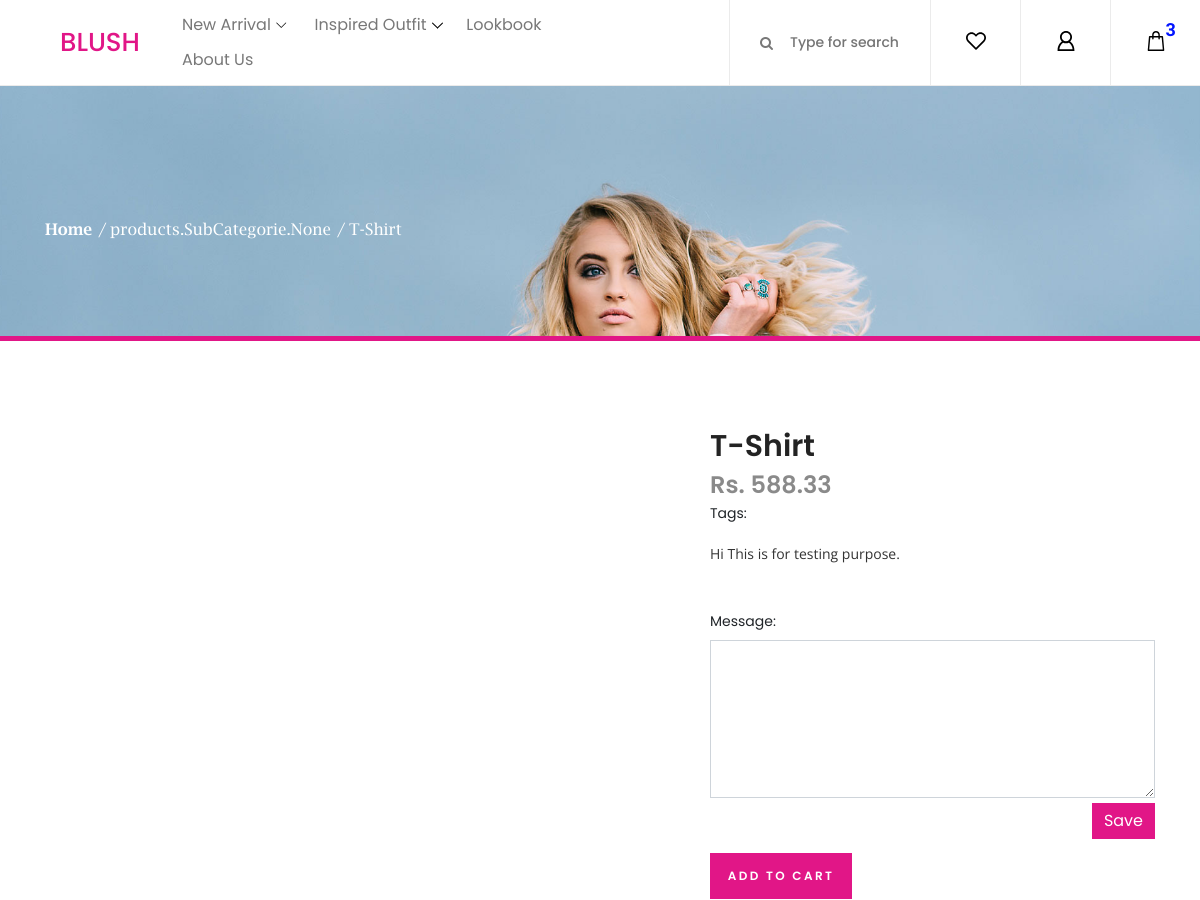
The page /products/1/ (upper part) on the database as committed earlier.
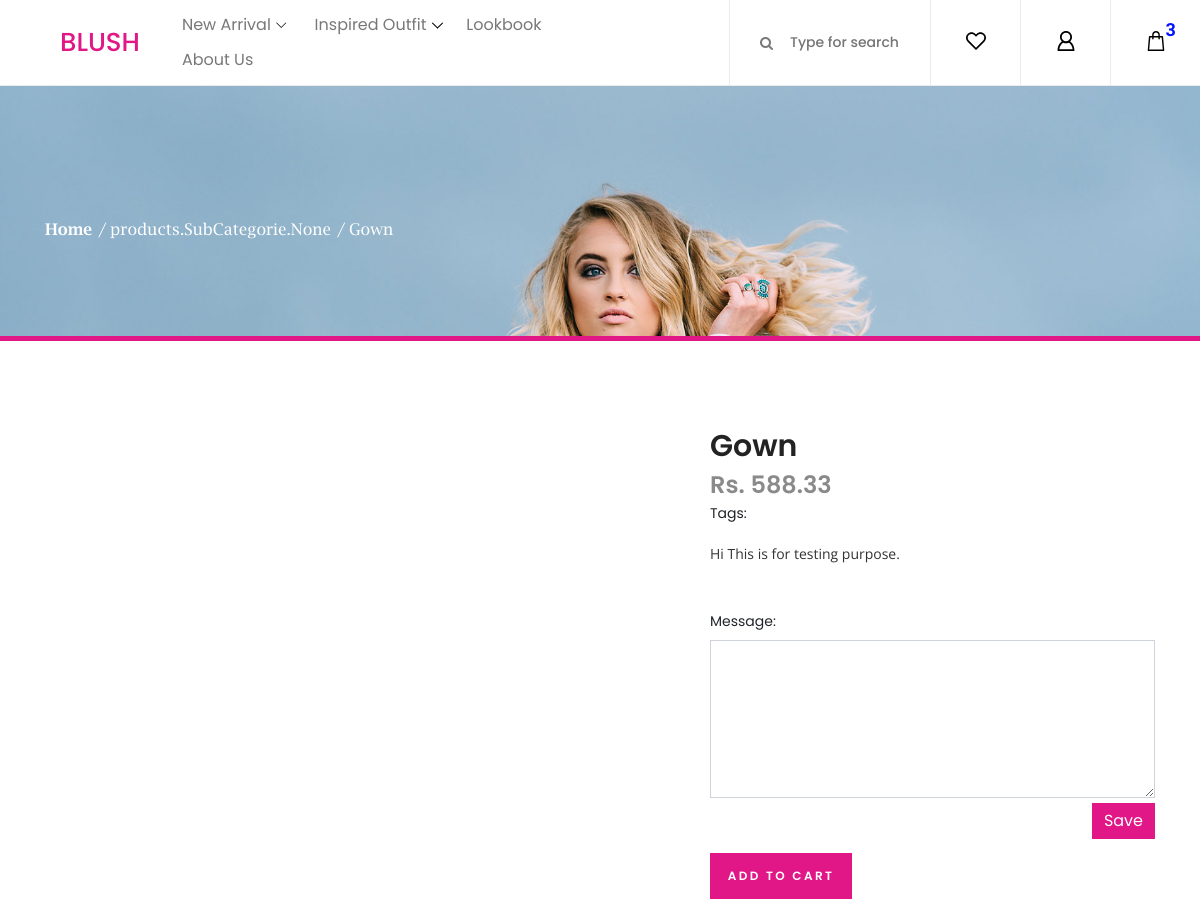
The same page on the database as committed later.
### products/models.py (models this page shows, shortened)
class Products(models.Model):
    title       = models.CharField(max_length=150)
    slug        = models.SlugField(blank=True, unique=True)
    description = models.TextField()
    price       = models.DecimalField(decimal_places=2, max_digits=20, null=True)
    image       = models.ImageField(upload_to=upload_image_path, null=True, blank=True)
    image1       = models.ImageField(upload_to=upload_image_path, null=True, blank=True)
    image2       = models.ImageField(upload_to=upload_image_path, null=True, blank=True)
    category    = models.ManyToManyField(SubCategorie)
    tags        = models.ManyToManyField(Tags)
    featured    = models.BooleanField(default = False)

### products/views.py (the view, shortened to what this page needs)
# urls.py: url(r'^products/(?P<pk>[0-9]+)/$', views.DetailView.as_view(), name='detail'),
class DetailView(generic.DetailView):
    model = Products
    template_name = "detail.html"

### products/templates/detail.html (shortened to what this page needs)
{% load staticfiles %}
<!DOCTYPE html>
<html lang="en">
<head>
                     <link rel="stylesheet" type="text/css" href="{% static 'styles/bootstrap4/bootstrap.min.css' %}">
                     <link href="{% static 'plugins/font-awesome-4.7.0/css/font-awesome.min.css' %}" rel="stylesheet" type="text/css">
                     <link rel="stylesheet" type="text/css" href="{% static 'styles/product.css' %}">
                     <link rel="stylesheet" type="text/css" href="{% static 'styles/product_responsive.css' %}">
                         <link rel="stylesheet" href="{% static 'css/core-style.css' %}">
                         <link rel="stylesheet" href="{% static 'style.css' %}">
                     </head>
                     <body>
                     <div class="super_container">
                     <header class="header_area">
                         <div class="classy-nav-container breakpoint-off d-flex align-items-center justify-content-between">
                             <nav class="classy-navbar" id="essenceNav">
                                 <a class="nav-brand" href="index.html" style="color: #e11687; font-family:'Poppins', sans-serif">BLUSH</a>
                                 <div class="classy-menu">
                                     <div class="classynav">
                                         <ul>
                                             <li><a href="#">New Arrival</a>
                                             </li>
                                             <li><a href="#">Inspired Outfit</a>
                                             </li>
                                             <li><a href="{% url 'lookbook' %}">Lookbook</a></li>
                                             <li><a href="contact.html">About Us</a></li>
                                         </ul>
                                     </div>
                                 </div>
                             </nav>
                             <div class="header-meta d-flex clearfix justify-content-end">
                                 <div class="search-area">
                                     <form action="#" method="post">
                                         <input type="search" name="search" id="headerSearch" placeholder="Type for search">
                                         <button type="submit"><i class="fa fa-search" aria-hidden="true"></i></button>
                                     </form>
                                 </div>
                                 <div class="favourite-area">
                                     <a href="#"><img src="{% static 'img/core-img/heart.svg' %}" alt=""></a>
                                 </div>
                                 <div class="user-login-info">
                                     <a href="#"><img src="{% static 'img/core-img/user.svg' %}" alt=""></a>
                                 </div>
                                 <div class="cart-area">
                                     <a href="#" id="essenceCartBtn"><img src="{% static 'img/core-img/bag.svg' %}" alt=""> <span>3</span></a>
                                 </div>
                             </div>
                         </div>
                     </header>
                     <div style="height: 1px;"></div>
                         <div class="home">
                                <div class="home_background parallax-window" data-parallax="scroll" data-image-src="{% static 'images/cart.jpg' %}" data-speed="0.8"></div>
                                <div class="container">
                                    <div class="row">
                                        <div class="col">
                                            <div class="home_container" style="height:250px;">
                                                <div class="home_content" style="top:50%">
                                                    <div class="breadcrumbs">
                                                        <ul>
                                                            <li><a href="index.html">Home</a></li>
                                                            <li>{{products.category}}</li>
                                                            <li>{{products.title}}</li>
                                                        </ul>
                                                    </div>
                                                </div>
                                            </div>
                                        </div>
                                    </div>
                                </div>
                                <div style="height:5px; width:100%; background-color:#e11687"></div>
                            </div>
                         <div class="product" >
                                <div class="container">
                                 <div class="row product_row" style="margin-top:0; padding-top:0;">
                                     <div class="col-lg-7">
                                         <div class="product_image">
                                             <div class="product_image_large"><img src="{{ products.image.url }}" alt=""></div>
                                             <div class="product_image_thumbnails d-flex flex-row align-items-start justify-content-start">
                                                 <div class="product_image_thumbnail" style="background-image:url({{ products.image.url }})" data-image="{{ products.image.url }}"></div>
                                             </div>
                                         </div>
                                     </div>
                                     <div class="col-lg-5">
                                         <div class="product_content">
                                             <div class="product_name">{{products.title}}</div>
                                             <div class="product_price">Rs. {{products.price}}</div>
                                             Tags:
                                             <div class="product_text" style="margin-top:16px;">
                                                 <p style="color:#333">{{products.description |linebreaksbr }}.</p>
                                             </div>
                                             <div class="product_quantity_container">
                                                    <div class="form-group">
                                                            <label for="exampleFormControlTextarea1">Message:</label>
                                                            <textarea class="form-control rounded-0" id="exampleFormControlTextarea1" rows="6"></textarea>
                                                            <button type="button" class="btn btn-success" style="float:right; margin-top:5px; background-color: #e11687; border-radius: 0; border:0;">Save</button>
                                                        </div>
                                             </div>
                                             <div class="product_size_container">
                                                 <div class="button cart_button" style="background-color: #e11687; "><a href="#">add to cart</a></div>
                                             </div>
                                         </div>
                                     </div>
                                 </div>
                             </div>
                         </div>
                     </div>
                     </body>
                     </html>

### static/styles/product.css (style rules this page uses)
* { margin: 0; padding: 0; -webkit-font-smoothing: antialiased; -webkit-text-shadow: rgba(0,0,0,.01) 0 0 1px; text-shadow: rgba(0,0,0,.01) 0 0 1px; }
body { font-family: 'Open Sans', sans-serif; font-size: 14px; font-weight: 400; background: #FFFFFF; color: #2f2f2f; }
div { display: block; position: relative; -webkit-box-sizing: border-box; -moz-box-sizing: border-box; box-sizing: border-box; }
ul { list-style: none; margin-bottom: 0px; }
p { font-family: 'Open Sans', sans-serif; font-size: 14px; line-height: 2; font-weight: 400; color: #929191; -webkit-font-smoothing: antialiased; -webkit-text-shadow: rgba(0,0,0,.01) 0 0 1px; text-shadow: rgba(0,0,0,.01) 0 0 1px; }
a, a:hover, a:visited, a:active, a:link { text-decoration: none; -webkit-font-smoothing: antialiased; -webkit-text-shadow: rgba(0,0,0,.01) 0 0 1px; text-shadow: rgba(0,0,0,.01) 0 0 1px; }
.form-control { color: #db5246; }
.clearfix::before, .clearfix::after { content: ""; display: table; }
.clearfix::after { clear: both; }
.clearfix { zoom: 1; }
.super_container { width: 100%; overflow: hidden; }
.parallax-window { min-height: 400px; background: transparent; }
.button { width: 142px; height: 46px; background: #937c6f; text-align: center; -webkit-transition: all 200ms ease; -moz-transition: all 200ms ease; -ms-transition: all 200ms ease; -o-transition: all 200ms ease; transition: all 200ms ease; }
.button a { display: block; font-size: 12px; text-transform: uppercase; color: #FFFFFF; letter-spacing: 0.2em; line-height: 46px; -webkit-transition: all 200ms ease; -moz-transition: all 200ms ease; -ms-transition: all 200ms ease; -o-transition: all 200ms ease; transition: all 200ms ease; }
.home { width: 100%; }
.home_background { position: absolute; top: 0; left: 0; width: 100%; height: 100%; }
.home_container { width: 100%; height: 397px; }
.home_content { position: absolute; left: 0; top: 62.4%; }
.breadcrumbs { margin-top: 6px; }
.breadcrumbs ul li { display: inline-block; position: relative; font-family: 'Lucida', serif; font-size: 16px; color: #FFFFFF; }
.breadcrumbs ul li a { font-family: 'Lucida', serif; font-size: 16px; color: #FFFFFF; -webkit-transition: all 200ms ease; -moz-transition: all 200ms ease; -ms-transition: all 200ms ease; -o-transition: all 200ms ease; transition: all 200ms ease; }
.breadcrumbs ul li::after { display: inline-block; content: '/'; margin-left: 6px; }
.breadcrumbs ul li:last-child::after { display: none; }
.product { padding-top: 94px; padding-bottom: 98px; background: #FFFFFF; }
.product_row { margin-top: 95px; }
.product_image_large { width: 100%; }
.product_image_thumbnails { margin-top: 28px; }
.product_image_thumbnail { width: 166px; height: 166px; background-repeat: no-repeat; background-size: cover; background-position: center center; margin-right: 30px; cursor: pointer; }
.product_image_thumbnail:last-child { margin-right: 0; }
.product_name { font-size: 30px; font-weight: 600; color: #232323; line-height: 0.75; }
.product_price { font-size: 24px; font-weight: 600; margin-top: 9px; color: #8a8a8a; }
.product_text { margin-top: 56px; }
.product_text p:last-of-type { margin-bottom: 0; }
.product_quantity_container { margin-top: 43px; }
.product_size_container { margin-top: 54px; }
.cart_button { margin-top: 55px; }

### static/css/style.css (style rules this page uses)
body { background-color: blanchedalmond; }

Rows that differ between the two databases and show on the page:
changed Products "products.SubCategorie.None": title "T-Shirt" → "Gown"
